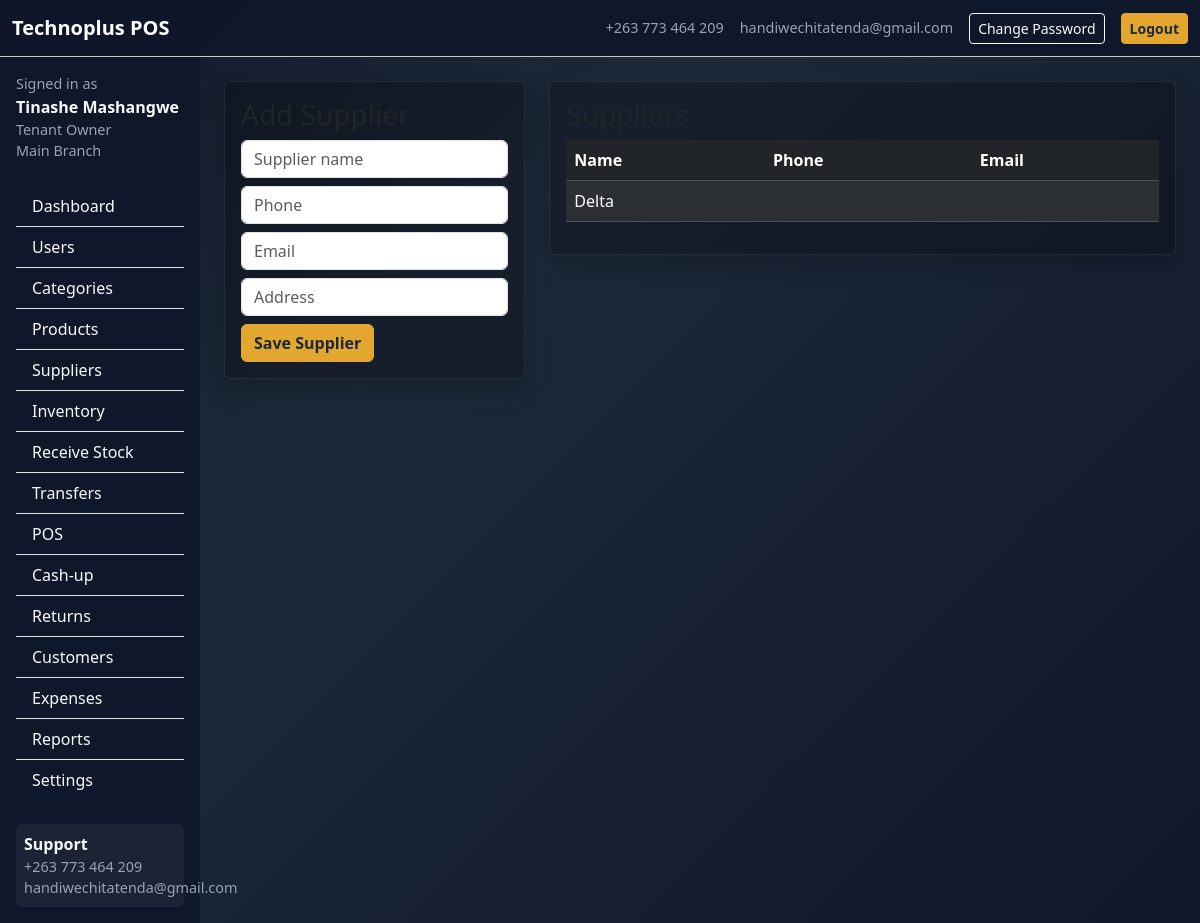
Page /suppliers (signed in) on the committed database.
### app/models.py (models this page shows, shortened)
class TimestampMixin:
    created_at = db.Column(db.DateTime, default=datetime.utcnow, nullable=False)
    updated_at = db.Column(db.DateTime, default=datetime.utcnow, onupdate=datetime.utcnow)

class User(db.Model, UserMixin, TimestampMixin):
    id = db.Column(db.Integer, primary_key=True)
    tenant_id = db.Column(db.Integer, db.ForeignKey("tenant.id"), nullable=True)
    branch_id = db.Column(db.Integer, db.ForeignKey("branch.id"), nullable=True)
    full_name = db.Column(db.String(120), nullable=False)
    username = db.Column(db.String(80), unique=True, nullable=False)
    email = db.Column(db.String(120), default="")
    phone = db.Column(db.String(30), default="")
    password_hash = db.Column(db.String(255), nullable=False)
    role = db.Column(db.String(30), nullable=False, default="cashier")
    status = db.Column(db.String(20), default="active")
    must_change_password = db.Column(db.Boolean, default=False)
    last_login = db.Column(db.DateTime)
    tenant = db.relationship("Tenant", backref="users")
    branch = db.relationship("Branch", backref="users")
    @property
    def is_super_admin(self):
        return self.role == "super_admin"

class Branch(db.Model, TimestampMixin):
    id = db.Column(db.Integer, primary_key=True)
    tenant_id = db.Column(db.Integer, db.ForeignKey("tenant.id"), nullable=False)
    name = db.Column(db.String(120), nullable=False)
    code = db.Column(db.String(30), default="")
    phone = db.Column(db.String(30), default="")
    email = db.Column(db.String(120), default="")
    address = db.Column(db.String(255), default="")
    status = db.Column(db.String(20), default="active")
    tenant = db.relationship("Tenant", backref="branches")

class Supplier(db.Model, TimestampMixin):
    id = db.Column(db.Integer, primary_key=True)
    tenant_id = db.Column(db.Integer, db.ForeignKey("tenant.id"), nullable=False)
    name = db.Column(db.String(120), nullable=False)
    phone = db.Column(db.String(30), default="")
    email = db.Column(db.String(120), default="")
    address = db.Column(db.String(255), default="")
    balance = db.Column(db.Float, default=0)
    status = db.Column(db.String(20), default="active")
    tenant = db.relationship("Tenant", backref="suppliers")

### app/routes.py (the view, shortened to what this page needs)
    @app.route("/suppliers", methods=["GET", "POST"])
    @login_required
    def suppliers():
        require_tenant_access(current_user.tenant_id)
        all_suppliers = Supplier.query.filter_by(tenant_id=current_user.tenant_id).order_by(Supplier.name).all()
        return render_template("suppliers.html", suppliers=all_suppliers)

### app/__init__.py (called while the page is built)
def create_app():
    app = Flask(__name__, instance_relative_config=True)
    os.makedirs(app.instance_path, exist_ok=True)
    db_path = os.path.join(app.instance_path, "technoplus_pos.db")
    app.config.update(
        SECRET_KEY="change-this-secret-key",
        SQLALCHEMY_DATABASE_URI=f"sqlite:///{db_path}",
        SQLALCHEMY_TRACK_MODIFICATIONS=False,
    )
    db.init_app(app)
    login_manager.init_app(app)
    from .models import User
    @login_manager.user_loader
    def load_user(user_id):
        return User.query.get(int(user_id))
    from .routes import register_routes
    register_routes(app)
    with app.app_context():
        from . import models
        db.create_all()
        from .utils import seed_defaults
        seed_defaults()
    return app

### app/models.py (called while the page is built)
    def is_access_allowed(self):
        if self.status in {"paused", "frozen"}:
            return False
        if self.expiry_date and date.today() > (self.expiry_date + timedelta(days=self.grace_days)):
            self.status = "expired"
            db.session.commit()
            return False
        return True

### app/templates/suppliers.html
{% extends 'base.html' %}
{% block content %}
<div class="row g-4">
<div class="col-lg-4"><div class="card bg-black bg-opacity-25 card-soft"><div class="card-body">
<h3>Add Supplier</h3>
<form method="post">
<div class="mb-2"><input name="name" class="form-control" placeholder="Supplier name" required></div>
<div class="mb-2"><input name="phone" class="form-control" placeholder="Phone"></div>
<div class="mb-2"><input name="email" class="form-control" placeholder="Email"></div>
<div class="mb-2"><input name="address" class="form-control" placeholder="Address"></div>
<button class="btn btn-brand">Save Supplier</button>
</form></div></div></div>
<div class="col-lg-8"><div class="card bg-black bg-opacity-25 card-soft"><div class="card-body">
<h3>Suppliers</h3><table class="table table-dark table-striped"><thead><tr><th>Name</th><th>Phone</th><th>Email</th></tr></thead><tbody>
{% for s in suppliers %}<tr><td>{{ s.name }}</td><td>{{ s.phone }}</td><td>{{ s.email }}</td></tr>{% endfor %}
</tbody></table></div></div></div></div>
{% endblock %}

### app/templates/base.html (shortened to what this page needs)
<!doctype html>
<html lang="en">
<head>
  <link href="https://cdn.jsdelivr.net/npm/bootstrap@5.3.3/dist/css/bootstrap.min.css" rel="stylesheet">
  <link href="{{ url_for('static', filename='theme.css') }}" rel="stylesheet">
</head>
<body class="text-light">
<nav class="navbar navbar-expand-lg navbar-dark border-bottom border-secondary-subtle" style="background:rgba(15,23,42,.95)">
  <div class="container-fluid">
    <a class="navbar-brand fw-bold" href="{{ url_for('landing') }}">Technoplus POS</a>
    <div class="ms-auto d-flex gap-3 align-items-center">
      <span class="small-muted">{{ support_phone }}</span>
      <span class="small-muted">{{ support_email }}</span>
      {% if current_user.is_authenticated %}
        <a class="btn btn-sm btn-outline-light" href="{{ url_for('change_password') }}">Change Password</a>
        <a class="btn btn-sm btn-brand" href="{{ url_for('logout') }}">Logout</a>
      {% else %}
        <a class="btn btn-sm btn-brand" href="{{ url_for('login') }}">Login</a>
      {% endif %}
    </div>
  </div>
</nav>
<div class="container-fluid">
  {% if current_user.is_authenticated and request.endpoint not in ['landing','login'] %}
  <div class="row">
    <aside class="col-lg-2 col-md-3 sidebar p-3">
      <div class="mb-4">
        <div class="small-muted">Signed in as</div>
        <div class="fw-bold">{{ current_user.full_name }}</div>
        <div class="small-muted text-capitalize">{{ current_user.role.replace('_',' ') }}</div>
        {% if current_user.branch %}<div class="small-muted">{{ current_user.branch.name }}</div>{% endif %}
      </div>
      {% if current_user.is_super_admin %}
        <div class="list-group list-group-flush">
          <a class="list-group-item list-group-item-action bg-transparent text-light" href="{{ url_for('admin_dashboard') }}">Dashboard</a>
          <a class="list-group-item list-group-item-action bg-transparent text-light" href="{{ url_for('tenants') }}">Tenants</a>
          <a class="list-group-item list-group-item-action bg-transparent text-light" href="{{ url_for('new_tenant') }}">Add Tenant</a>
          <a class="list-group-item list-group-item-action bg-transparent text-light" href="{{ url_for('audit_logs') }}">Audit Logs</a>
        </div>
      {% else %}
        <div class="list-group list-group-flush">
          <a class="list-group-item list-group-item-action bg-transparent text-light" href="{{ url_for('tenant_dashboard') }}">Dashboard</a>
          {% if current_user.role in ['tenant_owner','branch_manager'] %}<a class="list-group-item list-group-item-action bg-transparent text-light" href="{{ url_for('users') }}">Users</a>{% endif %}
          {% if current_user.role in ['tenant_owner','branch_manager','stock_clerk'] %}
          <a class="list-group-item list-group-item-action bg-transparent text-light" href="{{ url_for('categories') }}">Categories</a>
          <a class="list-group-item list-group-item-action bg-transparent text-light" href="{{ url_for('products') }}">Products</a>
          <a class="list-group-item list-group-item-action bg-transparent text-light" href="{{ url_for('suppliers') }}">Suppliers</a>
          <a class="list-group-item list-group-item-action bg-transparent text-light" href="{{ url_for('inventory') }}">Inventory</a>
          <a class="list-group-item list-group-item-action bg-transparent text-light" href="{{ url_for('receive_stock') }}">Receive Stock</a>
          <a class="list-group-item list-group-item-action bg-transparent text-light" href="{{ url_for('transfers') }}">Transfers</a>
          {% endif %}
          {% if current_user.role in ['tenant_owner','branch_manager','cashier'] %}
          <a class="list-group-item list-group-item-action bg-transparent text-light" href="{{ url_for('pos') }}">POS</a>
          <a class="list-group-item list-group-item-action bg-transparent text-light" href="{{ url_for('cashup') }}">Cash-up</a>
          {% endif %}
          {% if current_user.role in ['tenant_owner','branch_manager'] %}
          <a class="list-group-item list-group-item-action bg-transparent text-light" href="{{ url_for('returns') }}">Returns</a>
          {% endif %}
          {% if current_user.role in ['tenant_owner','branch_manager'] %}
          <a class="list-group-item list-group-item-action bg-transparent text-light" href="{{ url_for('customers') }}">Customers</a>
          <a class="list-group-item list-group-item-action bg-transparent text-light" href="{{ url_for('expenses') }}">Expenses</a>
          <a class="list-group-item list-group-item-action bg-transparent text-light" href="{{ url_for('reports') }}">Reports</a>
          <a class="list-group-item list-group-item-action bg-transparent text-light" href="{{ url_for('settings') }}">Settings</a>
          {% endif %}
        </div>
      {% endif %}
      <div class="mt-4 p-2 footer-strip rounded"><div class="fw-semibold">Support</div><div class="small-muted">{{ support_phone }}</div><div class="small-muted">{{ support_email }}</div></div>
    </aside>
    <main class="col-lg-10 col-md-9 p-4">
  {% else %}
    <main class="container py-4">
  {% endif %}
      {% block content %}{% endblock %}
  {% if current_user.is_authenticated and request.endpoint not in ['landing','login'] %}</main></div>{% else %}</main>{% endif %}
</div>
</body></html>

### app/static/theme.css (style rules this page uses)
body { background: linear-gradient(135deg, #101828 0%, #1d2939 35%, #0f172a 100%); min-height: 100vh; }
.card-soft { border: 1px solid rgba(255,255,255,.08); box-shadow: 0 10px 24px rgba(0,0,0,.18); }
.btn-brand { background: #e3a72f; border-color:#e3a72f; color:#1d2939; font-weight:600; }
.sidebar { min-height:100vh; background: rgba(15,23,42,.96); }
.table thead th { white-space: nowrap; }
.small-muted { color: #98a2b3; font-size: .9rem; }
.footer-strip { background: rgba(255,255,255,.05); }

### rows in the picture
User: full_name "Tinashe Mashangwe", role.replace "Tenant Owner"
Branch: branch.name "Main Branch"
Supplier: name "Delta"

### other values in the picture
{{ support_phone }} "+263 773 464 209"
{{ support_email }} "handiwechitatenda@gmail.com"
